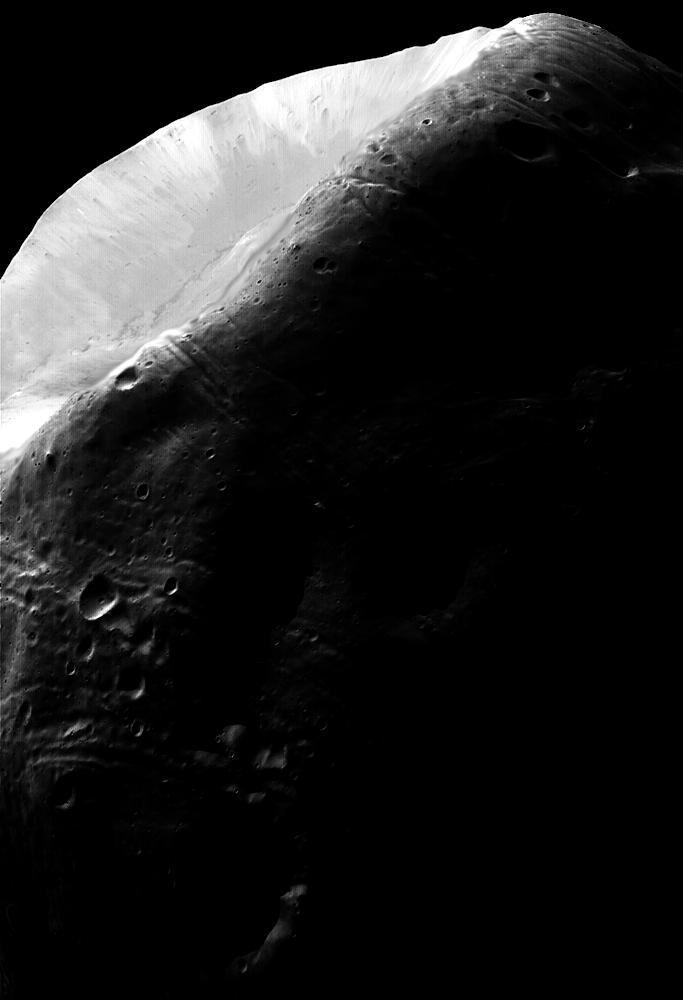
#> input picture images/phobos.jpg, 683 x 1000 px, given in place of phobos.png, which was not available
$ python lut_transformations.py
#> lines starting #> are read from the running program, lines starting #| are printed output that depends on the picture; pictures that were not available may be replaced by others from this repository, and a replacement may not be noted
import numpy as np
import matplotlib.pyplot as plt
from skimage.io import imread
from skimage.util import img_as_float
from skimage.exposure import adjust_gamma
import sys

# Define contrast_stretching locally since we can't import the module directly
def contrast_stretching(I, E):
    """
    Apply contrast stretching to an image using the formula s = T(r) = 1/(1+(m/r)^E)
    where m is the mean gray value of the image.
    """
    # Get smallest float value to avoid division by zero
    epsilon = sys.float_info.epsilon

    # Calculate mean value of the image
    m = np.mean(I)

    # Ensure image is of float type
    I = I.astype('float')

    # Apply contrast stretching formula
    stretched = 1. / (1. + (m/(I + epsilon))**E)

    return stretched

# This script demonstrates different LUT (Look-Up Table) transformations
# including gamma correction and contrast stretching

# Create transformation functions
def create_gamma_lut(gamma, size=256):
    """Create a gamma correction LUT."""
    x = np.linspace(0, 1, size)
    y = np.power(x, gamma)
    return x, y

def create_contrast_stretch_lut(m, E, size=256):
    """Create a contrast stretching LUT using s = 1/(1+(m/r)^E)."""
    x = np.linspace(0.001, 1, size)  # Avoid division by zero
    y = 1 / (1 + (m/x)**E)
    return x, y

# Load the image
try:
    # Try to load the Phobos image
    image = img_as_float(imread('../images/phobos.png', as_gray=True))
#> image is the input picture: shape (1000, 683) float64; min 0, max 1, mean 0.125
    image_name = 'Phobos'
except:
    # Fallback to the osteoblast image
    image = img_as_float(imread('../images/osteoblaste.jpg', as_gray=True))
    image_name = 'Osteoblast'

# Create LUTs for visualization
gamma_values = [0.1, 0.5, 1.0, 2.0, 5.0, 25.0]
gamma_luts = [create_gamma_lut(g) for g in gamma_values]

# Create contrast stretch LUTs
m = 0.5  # Mean value (example, would typically use the actual image mean)
E_values = [1, 5, 20, 1000]
contrast_luts = [create_contrast_stretch_lut(m, E) for E in E_values]

# Plot the LUTs
plt.figure(figsize=(15, 10))

# Plot gamma LUTs
plt.subplot(2, 2, 1)
for i, (x, y) in enumerate(gamma_luts):
    plt.plot(x, y, label=f'γ = {gamma_values[i]}')
plt.title('Gamma Correction LUTs')
plt.xlabel('Input Intensity (r)')
plt.ylabel('Output Intensity (s)')
plt.legend()
plt.grid(True)

# Plot contrast stretch LUTs
plt.subplot(2, 2, 2)
for i, (x, y) in enumerate(contrast_luts):
    plt.plot(x, y, label=f'E = {E_values[i]}')
plt.title('Contrast Stretching LUTs')
plt.xlabel('Input Intensity (r)')
plt.ylabel('Output Intensity (s)')
plt.legend()
plt.grid(True)

# Apply transformations and display
# Gamma correction
plt.subplot(2, 2, 3)
gamma_corrected = adjust_gamma(image, gamma=0.5)
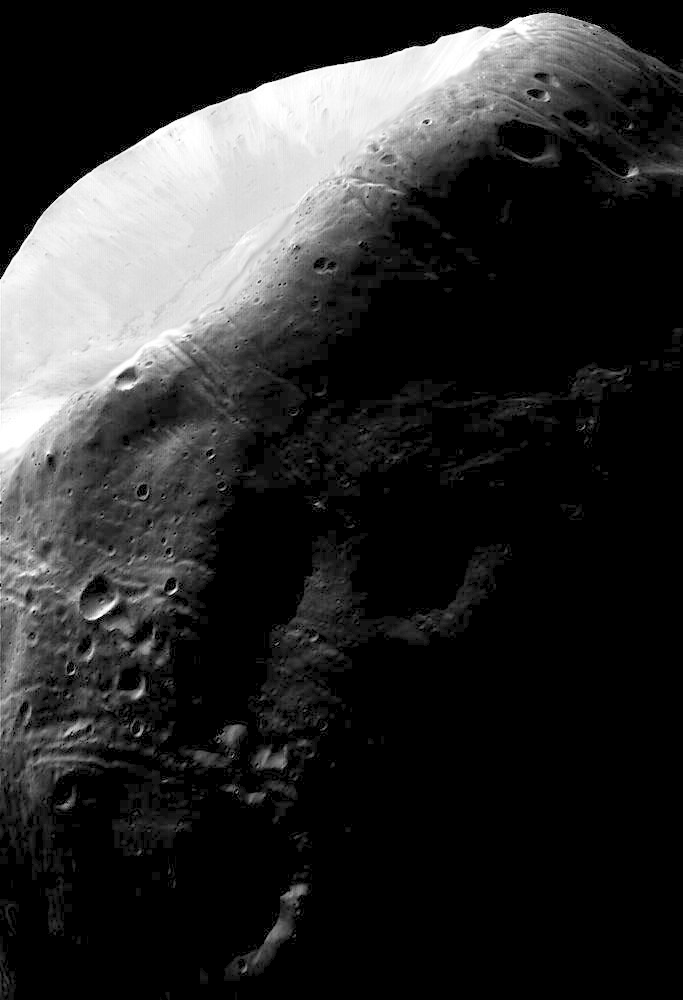
#> gamma_corrected: shape (1000, 683) float64; min 0, max 1, mean 0.176
plt.imshow(gamma_corrected, cmap='gray')
plt.title(f'{image_name} with γ = 0.5')
plt.axis('off')

# Contrast stretching
plt.subplot(2, 2, 4)
# Using our locally defined function
contrast_stretched = contrast_stretching(image, E=20)
#> in contrast_stretching, `m = np.mean(I)`: m = 0.125
#> in contrast_stretching, `stretched = 1. / (1. + (m/(I + epsilon))**E)`:
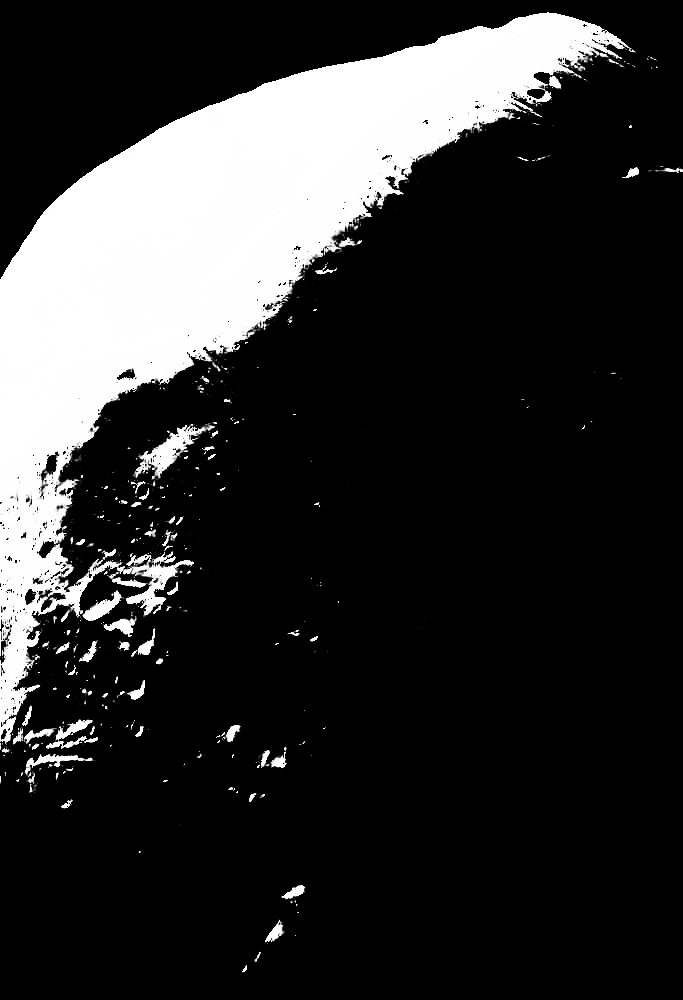
#> stretched: shape (1000, 683) float64; min 1.05e-295, max 1, mean 0.187
plt.imshow(contrast_stretched, cmap='gray')
plt.title(f'{image_name} with Contrast Stretching (E = 20)')
plt.axis('off')

plt.tight_layout()
plt.show()
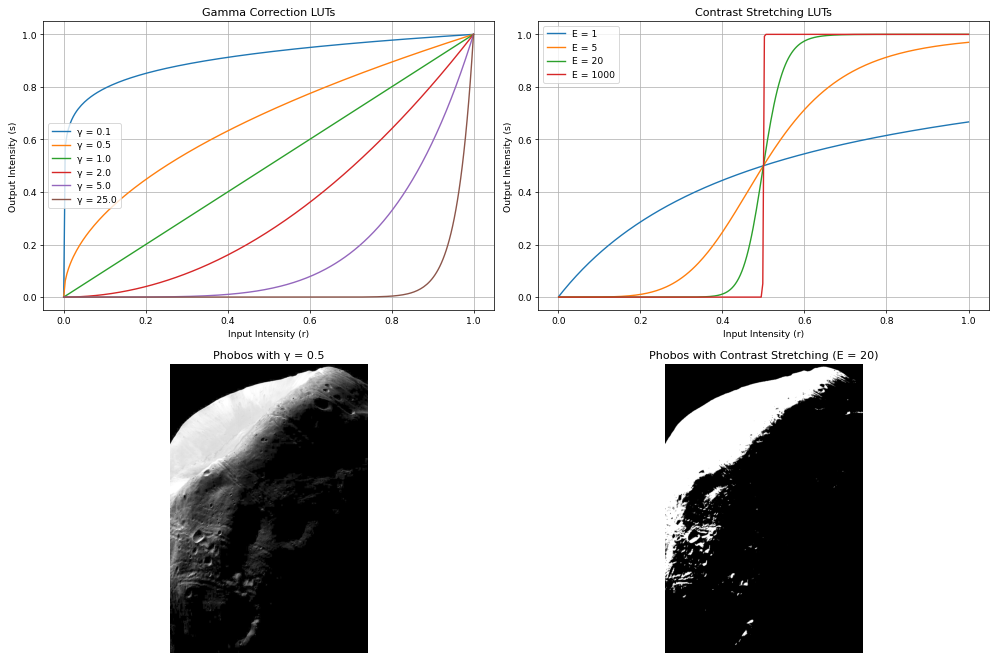
#> figure drawn by matplotlib, 4 panels; panel 1: curve peaks at x = 1, y = 1; panel 1: curve peaks at x = 1, y = 1; panel 1: curve peaks at x = 1, y = 1; panel 2: curve peaks at x = 1, y = 0.667
